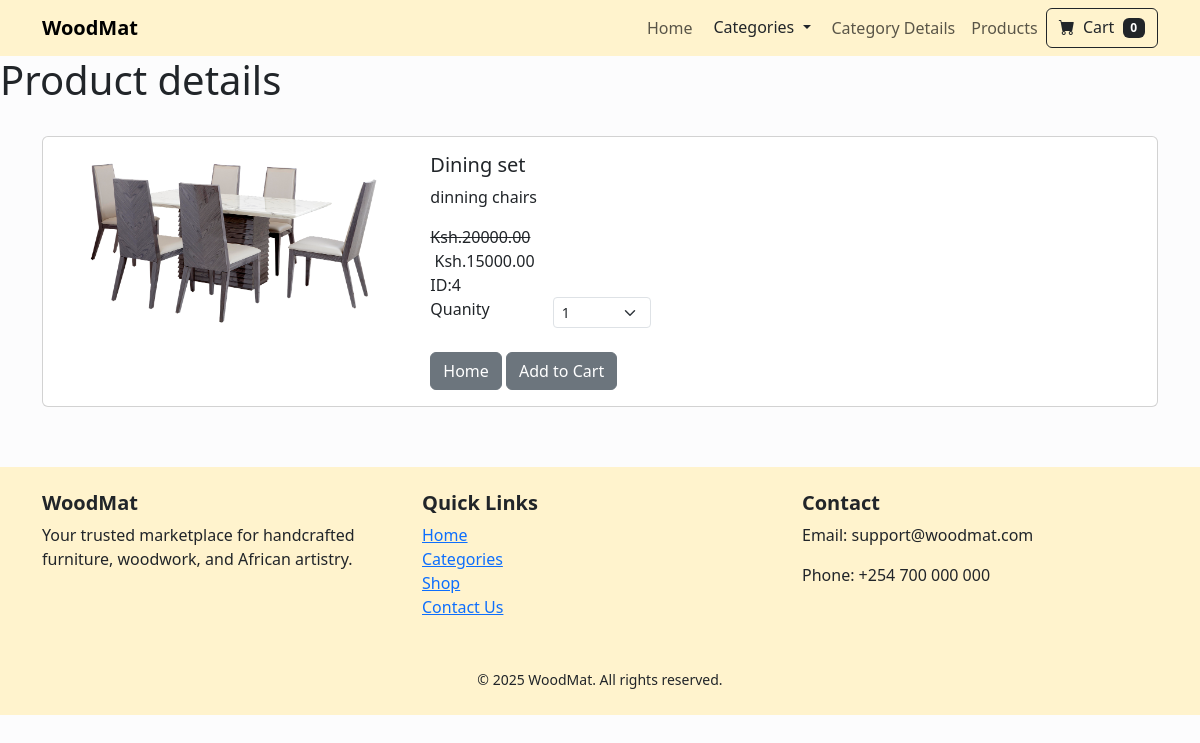
Page /product_detail/4/ on the committed database.
### woodmat/models.py (models this page shows, shortened)
class Product(models.Model):
  name=models.CharField(max_length=50)
  price=models.DecimalField(default=0,decimal_places=2,max_digits=8)
  category=models.ForeignKey(Category, on_delete=models.CASCADE,default=1)
  description=models.CharField(max_length=250,default='',null=True)
  image=models.ImageField(upload_to='products/')
  is_sale = models.BooleanField(default=False)      # <- add this
  sale_price = models.DecimalField(default=0, decimal_places=2, max_digits=8 )

### woodmat/views.py (the view)
# urls.py: path('product_detail/<int:pk>/', views.product_detail, name="product_detail"),
def product_detail(request,pk):
  product = get_object_or_404(Product, id=pk)
  return render(request,'product_detail.html',{'product': product})

### cart/cart.py (called while the page is built)
  def __len__(self):
     return len(self.cart)

### cart/context_processors.py (called while the page is built)
def cart(request):
  return{'cart':Cart(request)}

### woodmat/templates/product_detail.html (shortened to what this page needs)
{% extends "base.html" %}
{% load static %}
 {% block content%}
    <h1>Product details</h1> <br>
    <div class="container">
<div class="card mb-3" >
  <div class="row g-0">
    <div class="col-md-4">
      <img src="{{product.image.url}}" class="img-fluid rounded-start" alt="...">
    </div>
    <div class="col-md-8">
      <div class="card-body align-center">
        <h5 class="card-title">{{product.name}}</h5>
        <p class="card-text">{{product.description}}</p>
        {%if product.is_sale%}
           <span class="price"><strike>Ksh.{{ product.price }}</strike></span> <br>
          <span class="price">
            &nbsp;Ksh.{{ product.sale_price }}</span>
            <br>ID:{{product.id}}
        {% else %}
            Ksh.{{ product.sale_price }}
            <br>ID:{{product.id}}
        {% endif %}
        <br>
        <div class="row ">
          <div class="col-md-2">Quanity</div>
          <div class="col-md-2">
        <select class="form-select form-select-sm" id="qty-cart">
          <option value="1">1</option>
        </select>
          </div>
        </div>
        <br>
        <a href="{% url 'index'%}" class="btn btn-secondary">Home</a>
        <button type="button" value="{{product.id}}" class="btn btn-secondary" id="add-cart">Add to Cart</button>
      </div>
    </div>
  </div>
</div>
    </div>
{% endblock content %}

### rows in the picture
Product: image (picture), name "Dining set", description "dinning chairs", price "20000.00", sale_price "15000.00", id "4"

### other values in the picture
{{ cart|length }} "0"
